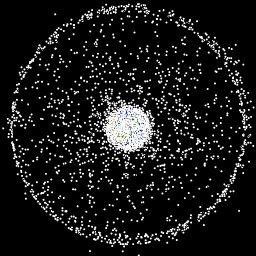
%> input picture fft2dcode/fftarray/arrayCode/matlab/p11.jpg, 256 x 256 px
$ octave checking_poc.m   (GNU Octave 9; MATLAB toolbox functions it lacks are replaced by stand-ins)
%> lines starting %> are read from the running program, lines starting %| are printed output that depends on the picture; in (x1, y1, x2, y2) boxes, pixels count from 0 and x2, y2 are one past the last pixel; in counts of white or black regions, pixels touching at a corner belong together; the program's own positions count from 1
### fft2dcode/fftarray/arrayCode/matlab/poc.m
function [ pcf ] = poc(I1, I2)
%POC Summary of this function goes here
%   Detailed explanation goes here

% Take FFT of each image
F1 = fft2(I1);
F2 = fft2(I2);

% Create phase difference matrix
pdm = exp(i*(angle(F1)-angle(F2)));


% Solve for phase correlation function
pcf = real(ifft2(pdm));

### fft2dcode/fftarray/arrayCode/matlab/checking_poc.m
I1 = imread('p11.jpg');
%> I1 is the input picture: size 256x256x3 uint8; mean R, G, B 25.8, 25.9, 25.9
J1 = rgb2gray(I1);
I2 = imread('p11.jpg');
J2 = rgb2gray(I2);

[ pcf1 ]= poc(J1,J2);
%> in poc, `pdm = exp(i*(angle(F1)-angle(F2)));`: pdm: size 256x256 double; every value is 1
%> in poc, `pcf = real(ifft2(pdm));`:
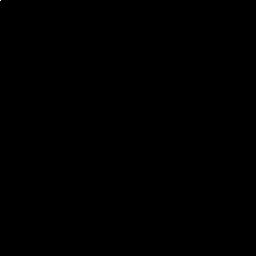
%> pcf: size 256x256 double; values 0 (black) and 1 (white), 0% white in thin lines or dots, all inside (x1, y1, x2, y2) = (0, 0, 1, 1)
figure,surf(fftshift(pcf1)),title('POC of same images');
%> after `title('POC of same images')`:
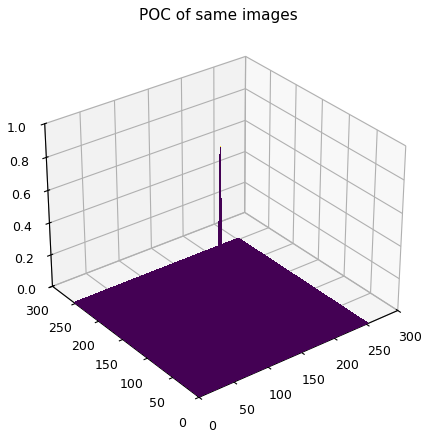
%> figure redrawn from the program's plot data

I3 = imread('p12.jpg');
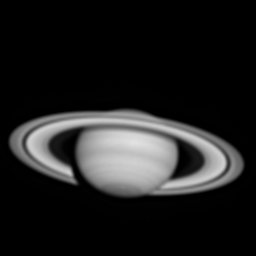
%> input picture fft2dcode/fftarray/arrayCode/matlab/p12.jpg, 256 x 256 px
%> I3 is the input picture: size 256x256 uint8; min 0, max 226, mean 31.3

[ pcf2 ]= poc(J1,I3);
%> in poc (call 2), `pcf = real(ifft2(pdm));`:
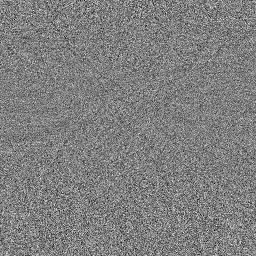
%> pcf: size 256x256 double; min -0.0173, max 0.0174, mean 1.53e-05; drawn with min black and max white
figure,surf(fftshift(pcf2)),title('POC of dissimilar images');
%> after `title('POC of dissimilar images')`:
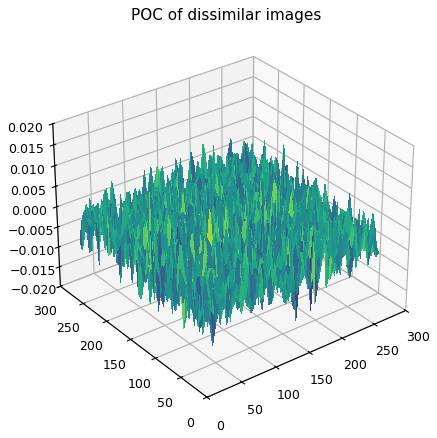
%> figure redrawn from the program's plot data
